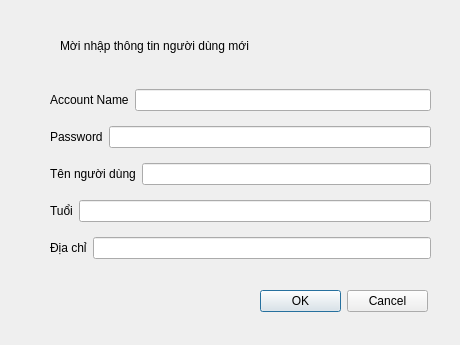
<?xml version="1.0" encoding="UTF-8"?>
<ui version="4.0">
 <class>DialogAddUser</class>
 <widget class="QDialog" name="DialogAddUser">
  <property name="geometry">
   <rect>
    <x>0</x>
    <y>0</y>
    <width>460</width>
    <height>345</height>
   </rect>
  </property>
  <property name="windowTitle">
   <string>Dialog</string>
  </property>
  <widget class="QLabel" name="label">
   <property name="geometry">
    <rect>
     <x>60</x>
     <y>30</y>
     <width>311</width>
     <height>31</height>
    </rect>
   </property>
   <property name="text">
    <string>Mời nhập thông tin người dùng mới</string>
   </property>
  </widget>
  <widget class="QWidget" name="">
   <property name="geometry">
    <rect>
     <x>260</x>
     <y>290</y>
     <width>168</width>
     <height>23</height>
    </rect>
   </property>
   <layout class="QHBoxLayout" name="horizontalLayout_5">
    <item>
     <widget class="QPushButton" name="pushButton_ok">
      <property name="text">
       <string>OK</string>
      </property>
     </widget>
    </item>
    <item>
     <widget class="QPushButton" name="pushButton_cancel">
      <property name="text">
       <string>Cancel</string>
      </property>
     </widget>
    </item>
   </layout>
  </widget>
  <widget class="QWidget" name="">
   <property name="geometry">
    <rect>
     <x>50</x>
     <y>80</y>
     <width>381</width>
     <height>191</height>
    </rect>
   </property>
   <layout class="QVBoxLayout" name="verticalLayout">
    <item>
     <layout class="QHBoxLayout" name="horizontalLayout">
      <item>
       <widget class="QLabel" name="label_2">
        <property name="text">
         <string>Account Name</string>
        </property>
       </widget>
      </item>
      <item>
       <widget class="QLineEdit" name="lineEdit_accountName"/>
      </item>
     </layout>
    </item>
    <item>
     <layout class="QHBoxLayout" name="horizontalLayout_2">
      <item>
       <widget class="QLabel" name="label_3">
        <property name="text">
         <string>Password</string>
        </property>
       </widget>
      </item>
      <item>
       <widget class="QLineEdit" name="lineEdit_password"/>
      </item>
     </layout>
    </item>
    <item>
     <layout class="QHBoxLayout" name="horizontalLayout_3">
      <item>
       <widget class="QLabel" name="label_4">
        <property name="text">
         <string>Tên người dùng</string>
        </property>
       </widget>
      </item>
      <item>
       <widget class="QLineEdit" name="lineEdit_name"/>
      </item>
     </layout>
    </item>
    <item>
     <layout class="QHBoxLayout" name="horizontalLayout_6">
      <item>
       <widget class="QLabel" name="label_6">
        <property name="text">
         <string>Tuổi</string>
        </property>
       </widget>
      </item>
      <item>
       <widget class="QLineEdit" name="lineEdit_age"/>
      </item>
     </layout>
    </item>
    <item>
     <layout class="QHBoxLayout" name="horizontalLayout_4">
      <item>
       <widget class="QLabel" name="label_5">
        <property name="text">
         <string>Địa chỉ</string>
        </property>
       </widget>
      </item>
      <item>
       <widget class="QLineEdit" name="lineEdit_address"/>
      </item>
     </layout>
    </item>
   </layout>
  </widget>
 </widget>
 <resources/>
 <connections/>
</ui>
